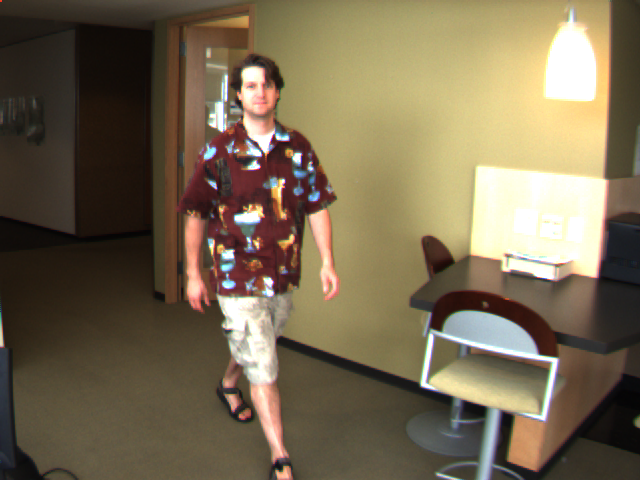
#> input picture optical-flow/data/frame10.png, 640 x 480 px
$ python main.py
#> lines starting #> are read from the running program, lines starting #| are printed output that depends on the picture
#> in main, img1 is the input picture: shape (480, 640, 3); mean B, G, R 81.5, 105.8, 119.5
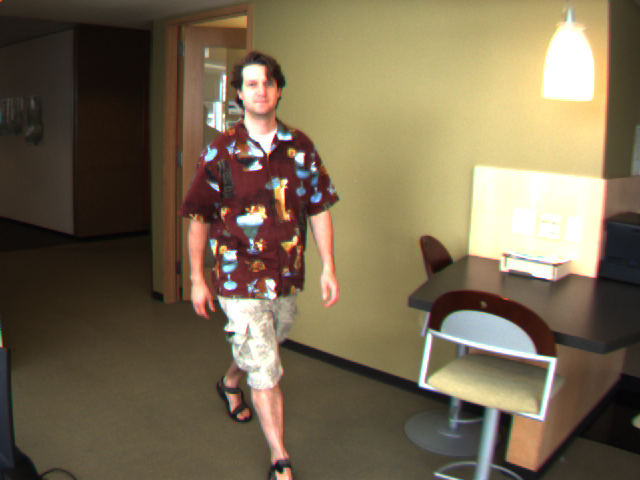
#> input picture optical-flow/data/frame11.png, 640 x 480 px
#> in main, img2 is the input picture: shape (480, 640, 3); mean B, G, R 81.6, 105.7, 119.6
### optical-flow/opticalflow.py
#!/usr/bin/env python3
# -*- coding: utf-8 -*-
"""
Created on Mon Dec 14 12:24:07 2020

@author: patpa

Horn-Schunck impl. - https://github.com/scivision/
Others - https://nanonets.com/blog/optical-flow/
"""

import cv2 as cv
import numpy as np
from scipy.ndimage.filters import convolve as filter2
from matplotlib import pyplot as plt

kernelX = np.array([[-1, 1], [-1, 1]]) * .25  # kernel for computing d/dx

kernelY = np.array([[-1, -1],
                    [1, 1]]) * .25  # kernel for computing d/dy

kernelT = np.ones((2, 2))*.25

class OpticalFlow:

    def __init__(self):
        pass

    def flownet2(self, img1, img2):
        pass

    def compute_horn_schunck(self, im1, im2, alpha = 1.0, Niter = 8):
#> called with alpha = 1, Niter = 8
        g_im1 = cv.cvtColor(im1, cv.COLOR_BGR2GRAY)
        g_im2 = cv.cvtColor(im2, cv.COLOR_BGR2GRAY)
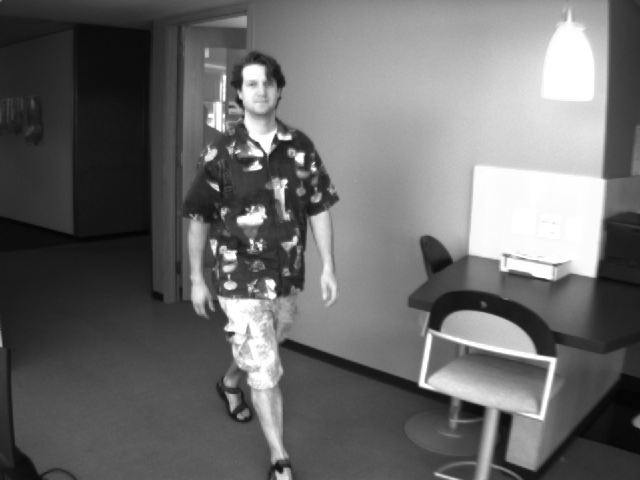
#> g_im2: shape (480, 640); min 4, max 255, mean 107.1

        hsv = np.zeros_like(im1)
        # Sets image saturation to maximum
        hsv[..., 1] = 255

        # set up initial velocities
        uInitial = np.zeros([g_im1.shape[0], g_im1.shape[1]])
        vInitial = np.zeros([g_im1.shape[0], g_im1.shape[1]])

        # Set initial value for the flow vectors
        U = uInitial
        V = vInitial

        # Estimate derivatives
        [fx, fy, ft] = self.compute_derivatives(g_im1, g_im2)

        kernel = np.matrix([[1/12, 1/6, 1/12],[1/6, 0, 1/6],[1/12, 1/6, 1/12]])

        # Iteration to reduce error
        for _ in range(Niter):
            # Compute local averages of the flow vectors
            uAvg = filter2(U, kernel)
            vAvg = filter2(V, kernel)

            der = (fx*uAvg + fy*vAvg + ft) / (alpha**2 + fx**2 + fy**2)
            U = uAvg - fx * der
            V = vAvg - fy * der
#> this loop made 8 passes
#> pass 1, in compute_horn_schunck, `der = (fx*uAvg + fy*vAvg + ft) / (alpha**2 + fx**2 + fy**2)`:
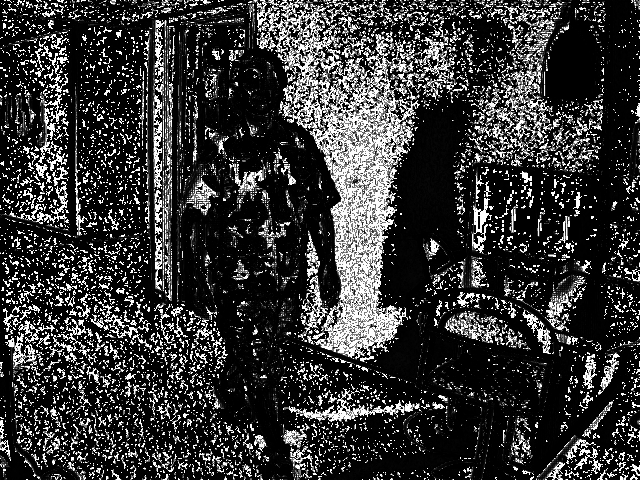
#> der: shape (480, 640) float64; min 0, max 255, mean 54.5
#> pass 1, in compute_horn_schunck, `V = vAvg - fy * der`:
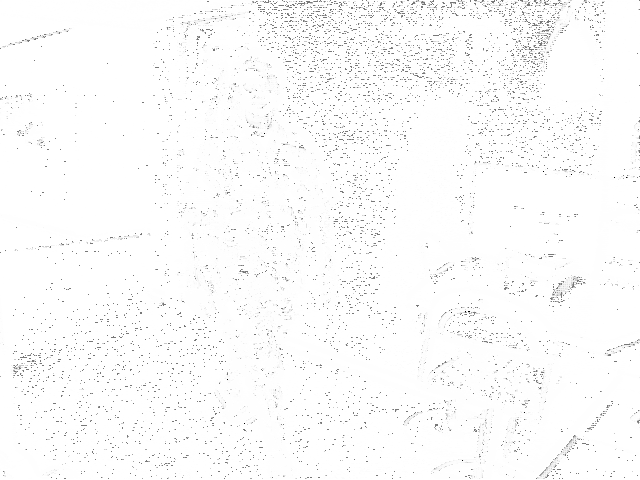
#> V: shape (480, 640) float64; min -61200, max 0, mean -895.8; drawn with min black and max white
#> after the loop:
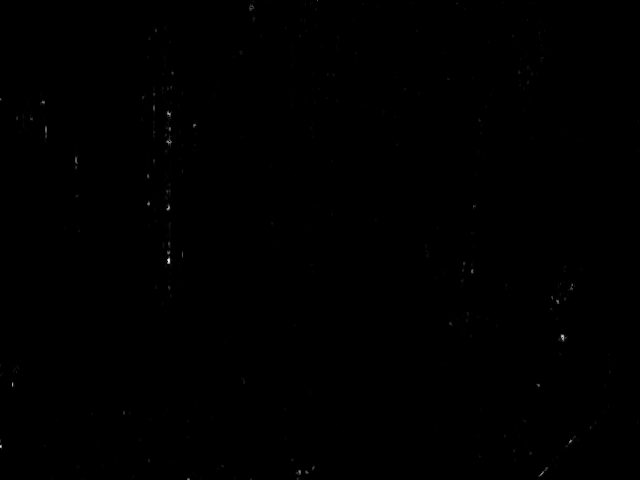
#> U: shape (480, 640) float64; min -3.74e+30, max 1.77e+35, mean 1.43e+32; drawn with min black and max white

        mag, ang = cv.cartToPolar(U, V)
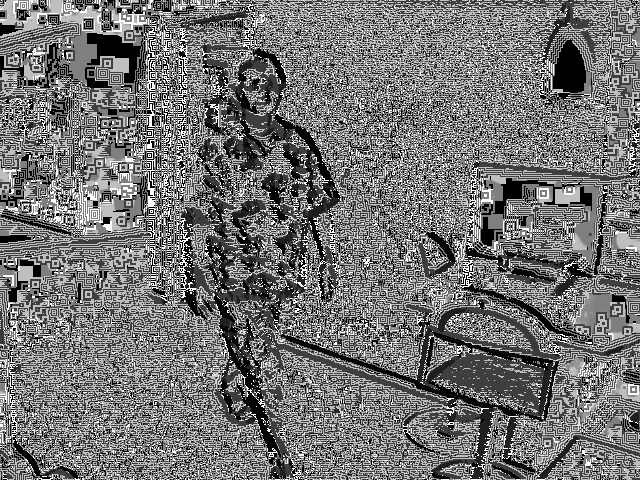
#> ang: shape (480, 640) float64; min 0, max 6.28, mean 2.87; drawn with min black and max white
        hsv[...,0] = ang * 180/np.pi/2
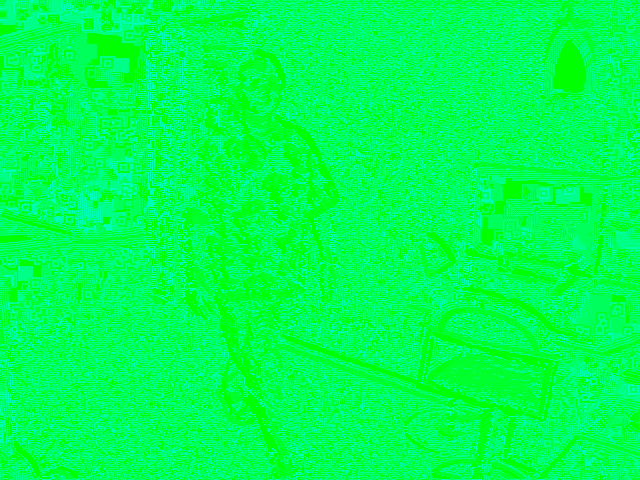
#> hsv: shape (480, 640, 3); mean of channels 0, 1, 2 81.8, 255, 0; drawn as B, G, R
        hsv[...,2] = cv.normalize(mag, None, 0, 255, cv.NORM_MINMAX)
        rgb = cv.cvtColor(hsv, cv.COLOR_HSV2BGR)
#> rgb: shape (480, 640, 3); every value is 0

      #  cv.imshow("Horn-Schunck Optical Flow", rgb)
       # cv.waitKey()
        #cv.destroyAllWindows()


    def compute_derivatives(self, im1, im2):
        fx = filter2(im1, kernelX) + filter2(im2, kernelX)
        fy = filter2(im1, kernelY) + filter2(im2, kernelY)
        ft = filter2(im1, kernelT) + filter2(im2, -kernelT)

        return fx, fy, ft

    # [47 lines left out: functions compute_farnback, compute_lucas_kanade, not called in this run]

### optical-flow/main.py
#!/usr/bin/env python3
# -*- coding: utf-8 -*-
"""
Created on Mon Dec 14 12:22:51 2020

@author: patpa
"""

import opticalflow as of
import cv2 as cv


def main():
    flow = of.OpticalFlow()

    img1 = cv.imread("data/frame10.png", cv.IMREAD_COLOR)
    img2 = cv.imread("data/frame11.png", cv.IMREAD_COLOR)

    flow.compute_horn_schunck(img1, img2)


if __name__ == "__main__":
    main()
